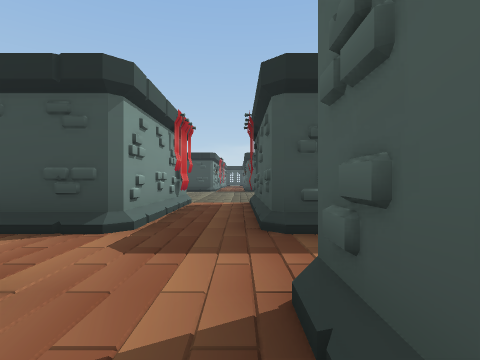
view 1 (above)

24 first-person views from a walk through a Unity game level. The camera is 1.2 m above the floor, looks level and sees 80° across. The floor is counted in squares, 2 m on a side. Each view is taken from the middle of a square. On the plan, view 1 faces up. The plan holds only what a view shows up to about 9 squares ahead; the rest is blank. The place goes on beyond the plan.

view 2
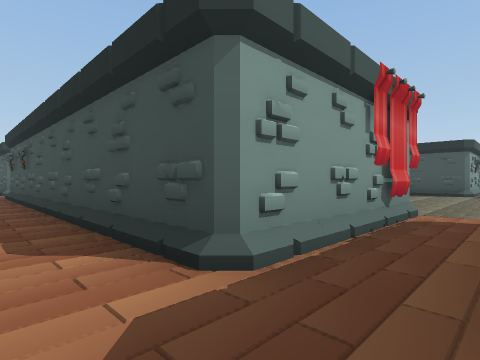

view 3
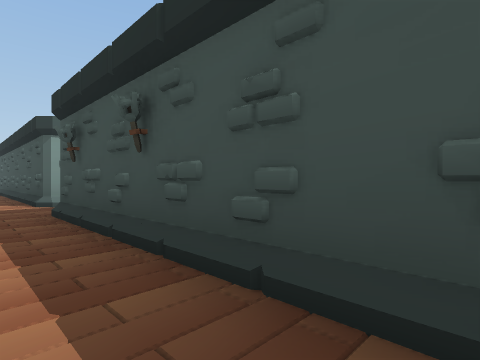

view 4
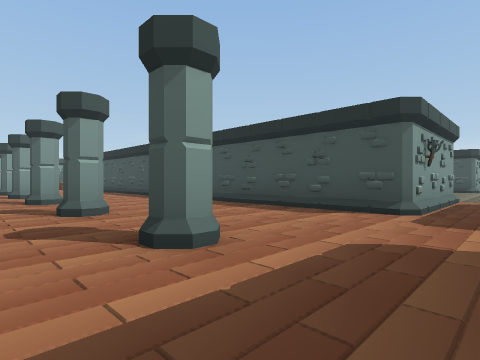

view 5
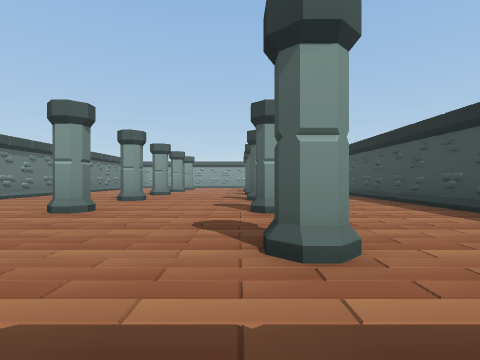

view 6
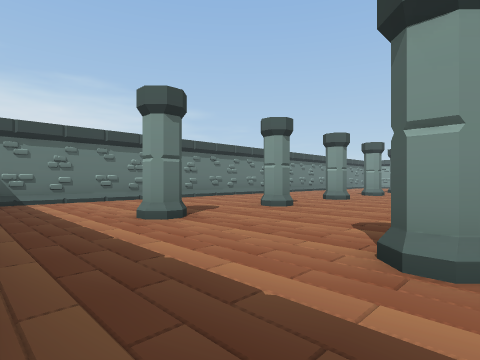

view 7
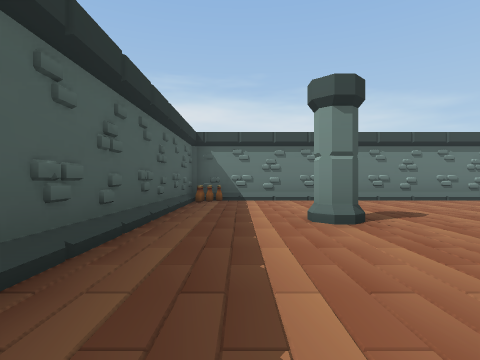

view 8
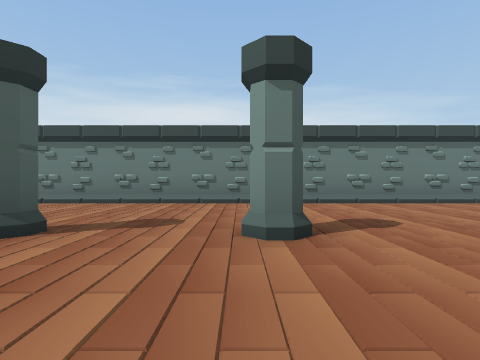

view 9
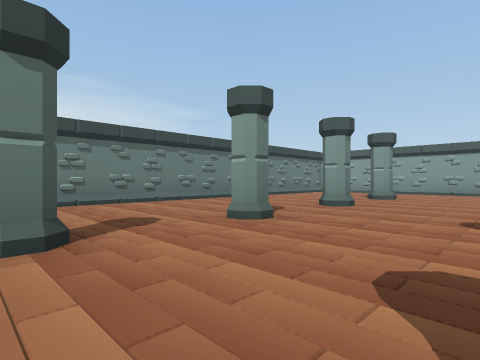

view 10
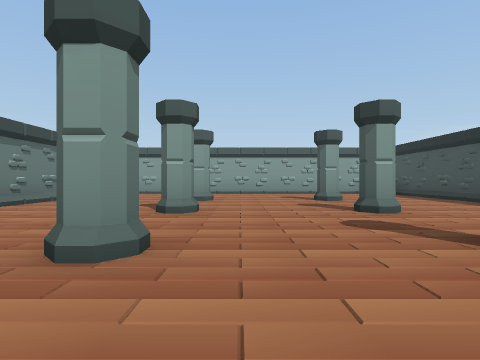

view 11
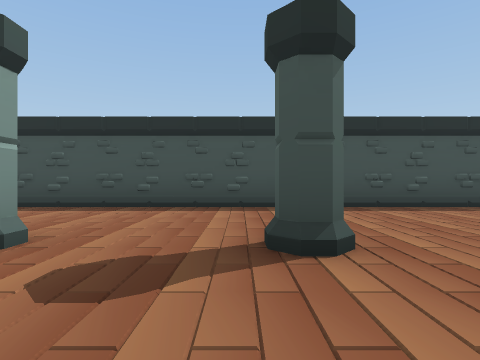

view 12
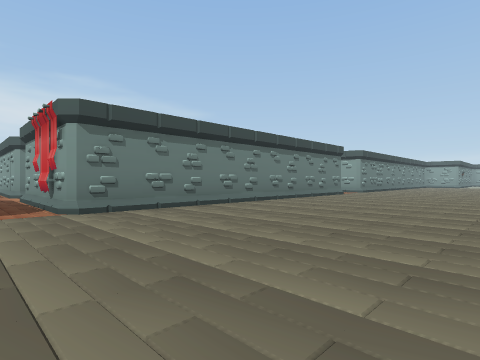

view 13
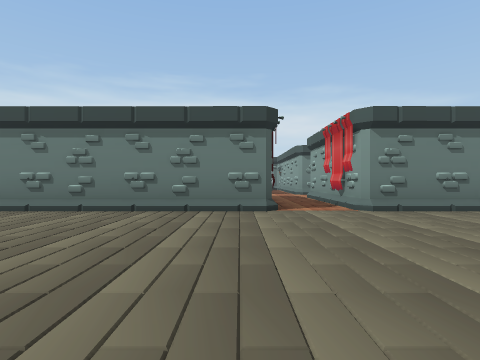

view 14
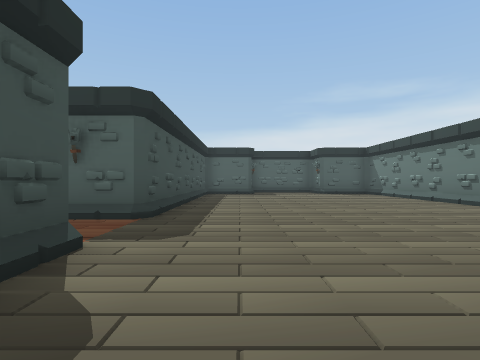

view 15
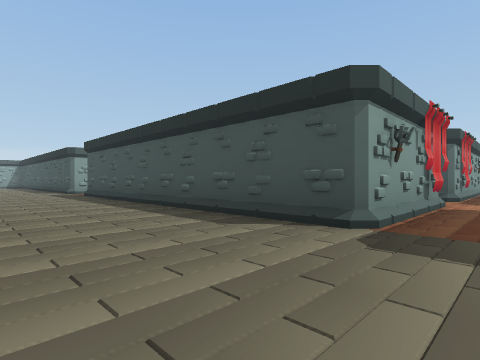

view 16
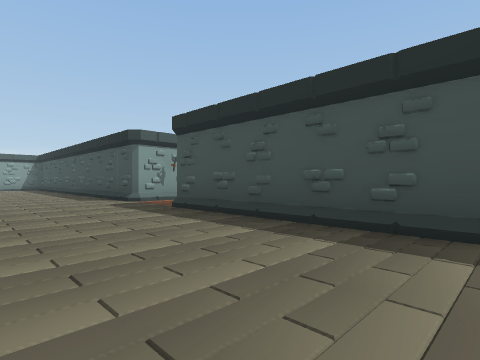

view 17
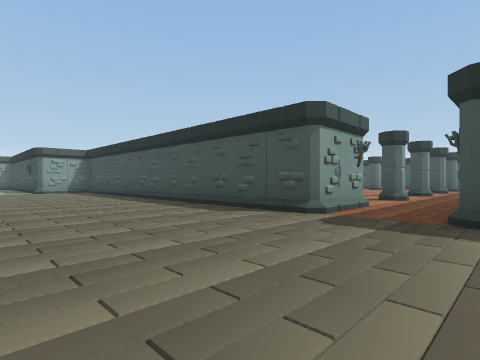

view 18
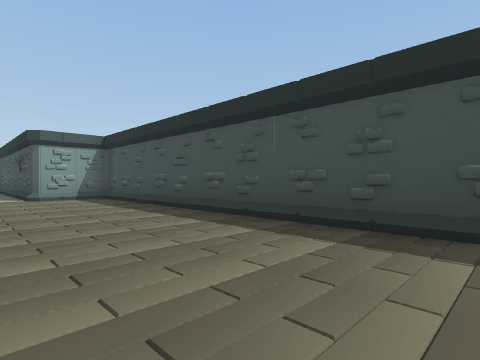

view 19
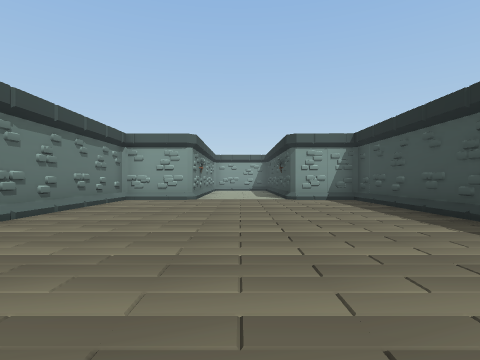

view 20
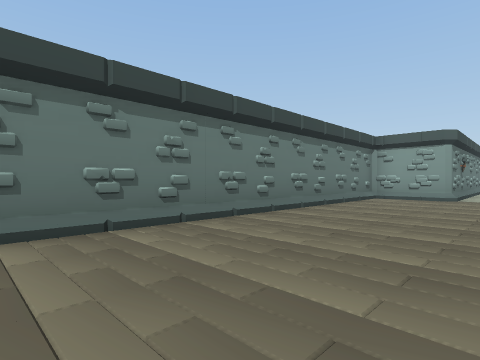

view 21
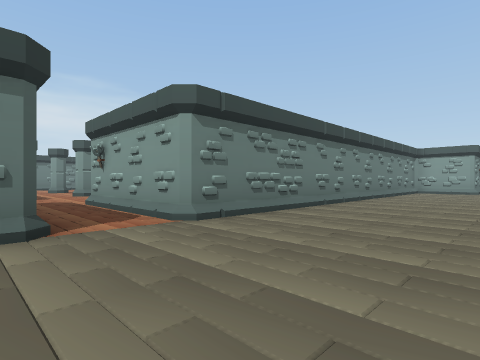

view 22
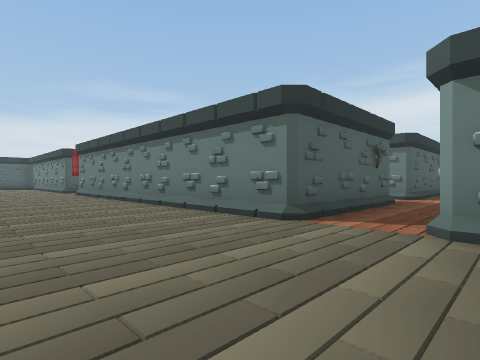

view 23
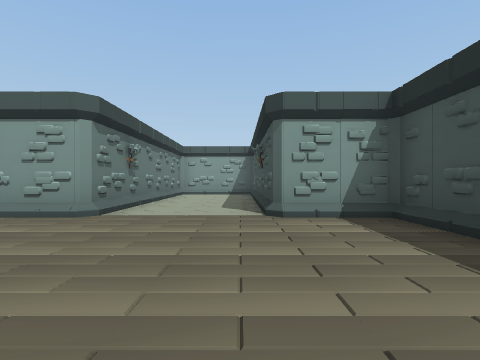

view 24
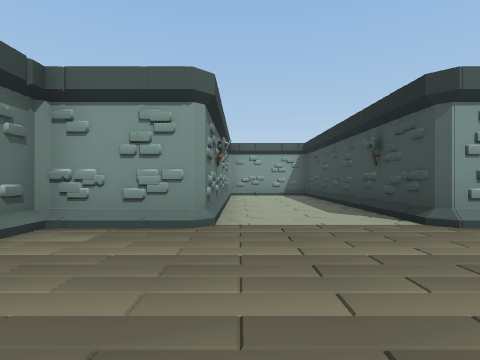

### Floor plan
Key: @ floor where view 1 was taken; # wall or solid block; . floor; / step, stairs or slope; O other object.
Columns run from 30 left of view 1 to 6 right of it. Each row starts with its distance up from view 1.
 22                             #O
 21                             #/
 20                  ./         ..
 19                 O./          .
 18                 ../         #O
 17                 /./         #.
 16                 #..         #..#
 15     #############..##########..#####
 14     #...............................
 13 #####...............................
 12  ..O................................
 11  ...................................
 10 #####...............................
  9     #...............................
  8     #................................
  7     #############..##########..######
  6                 #..#        #OO#
  5                 #..#        #//#
  4 ##  #############..##########//#
  3 /// /////////////......//////../
  2 ................................
  1  ..................#         //#
  0 .O..O..O..O..O..O..           @
 -1 ...................
 -2 ...................#
 -3 ...................#
 -4 .O..O..O..O..O..O..#
 -5  ..................#
 -6  ..................#
 -7   .................#
 -8  /////////////////O
 -9  #################

Where each view was taken, in squares from view 1:
view 1: 0 up, 0 right, facing up
view 2: 2 up, 0 right, facing up-left
view 3: 2 up, 6 left, facing up-left
view 4: 2 down, 12 left, facing up-left
view 5: 1 down, 12 left, facing left
view 6: 0 up, 12 left, facing down-left
view 7: 0 up, 13 left, facing down
view 8: 1 down, 20 left, facing down
view 9: 1 down, 20 left, facing down-left
view 10: 3 down, 21 left, facing left
view 11: 3 down, 21 left, facing up
view 12: 13 up, 0 right, facing down-left
view 13: 13 up, 1 right, facing down
view 14: 13 up, 4 left, facing right
view 15: 11 up, 0 right, facing up-left
view 16: 11 up, 6 left, facing up-left
view 17: 10 up, 11 left, facing up-left
view 18: 11 up, 16 left, facing up-left
view 19: 11 up, 17 left, facing left
view 20: 11 up, 16 left, facing down-left
view 21: 11 up, 11 left, facing down-left
view 22: 11 up, 14 left, facing down-right
view 23: 12 up, 21 left, facing left
view 24: 10 up, 22 left, facing left
